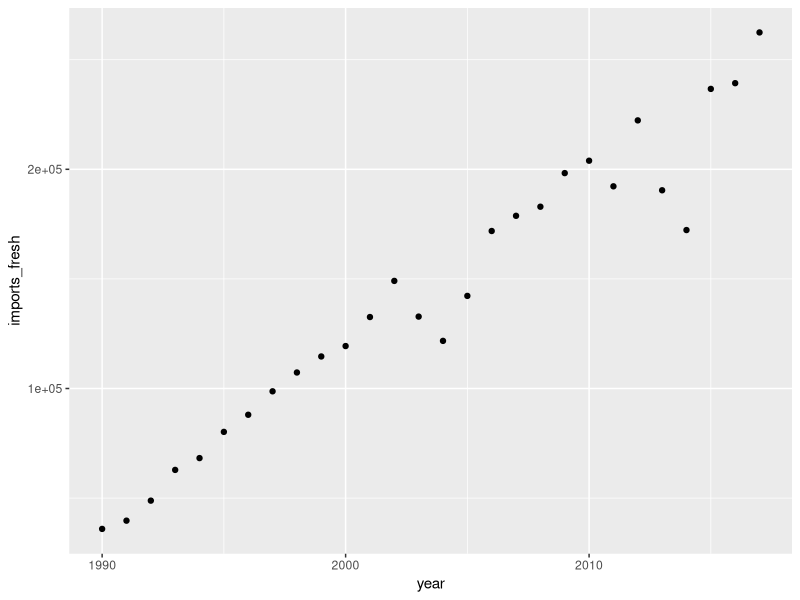
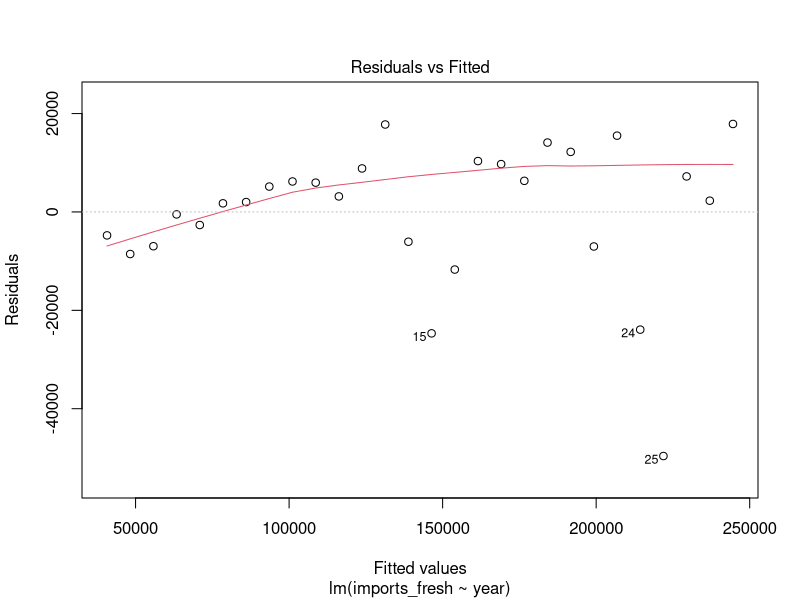
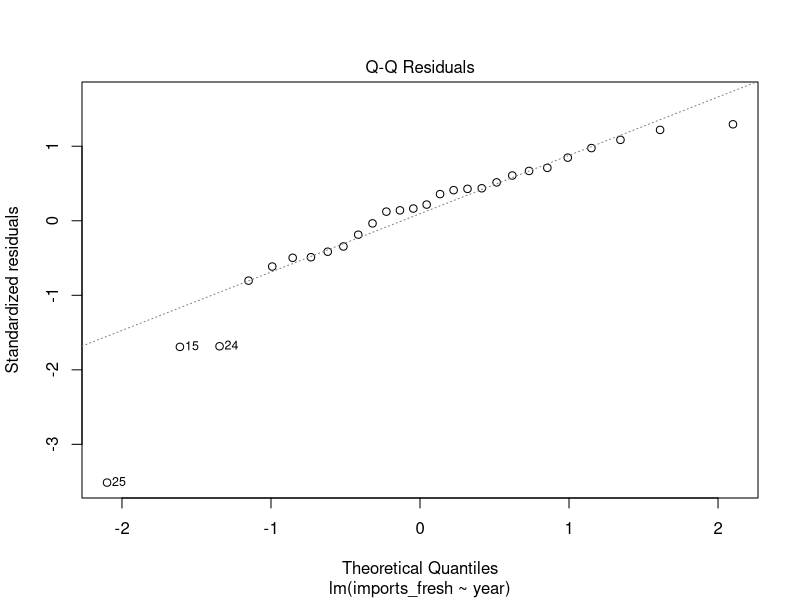
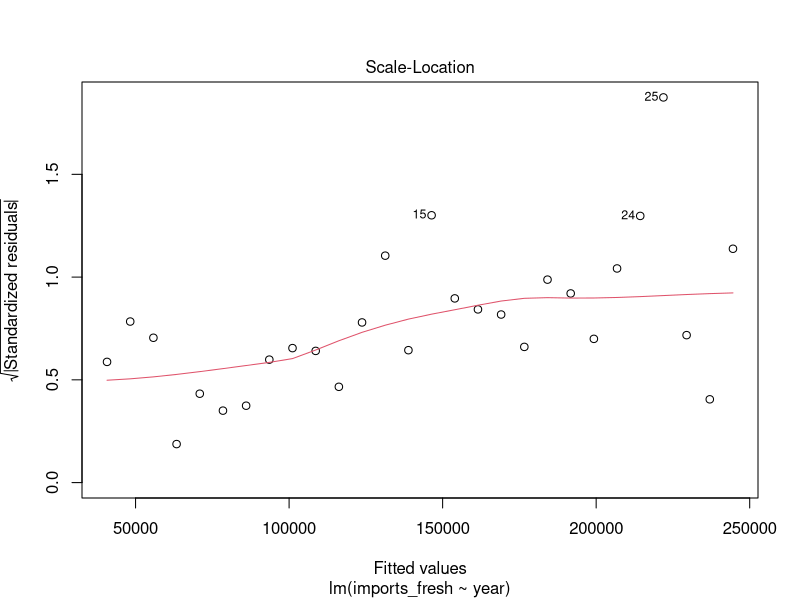
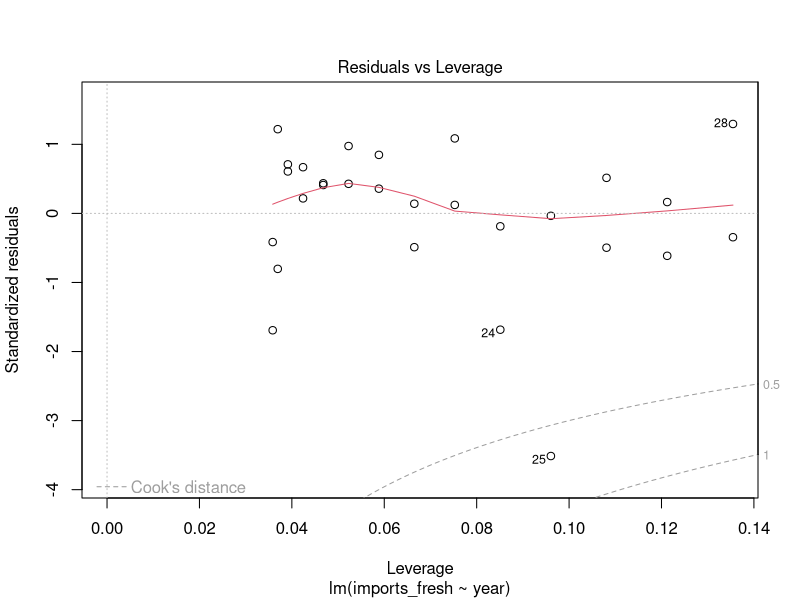
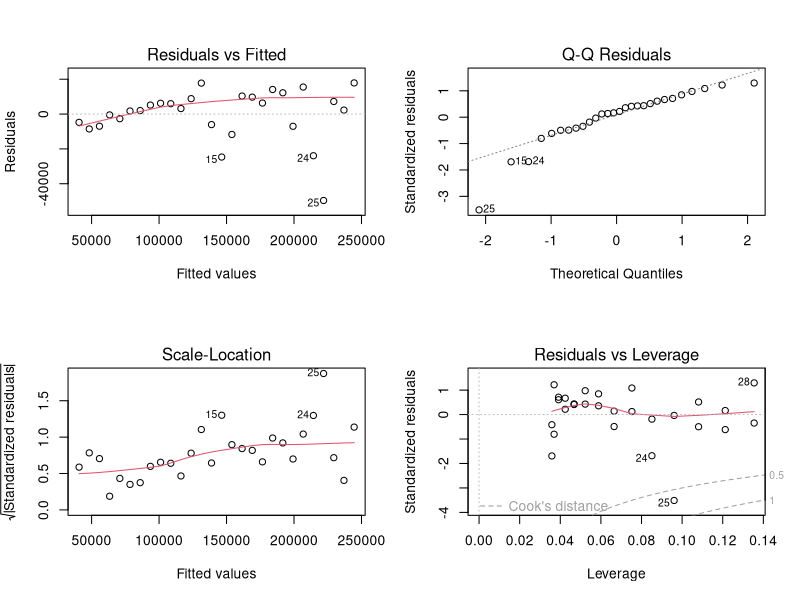
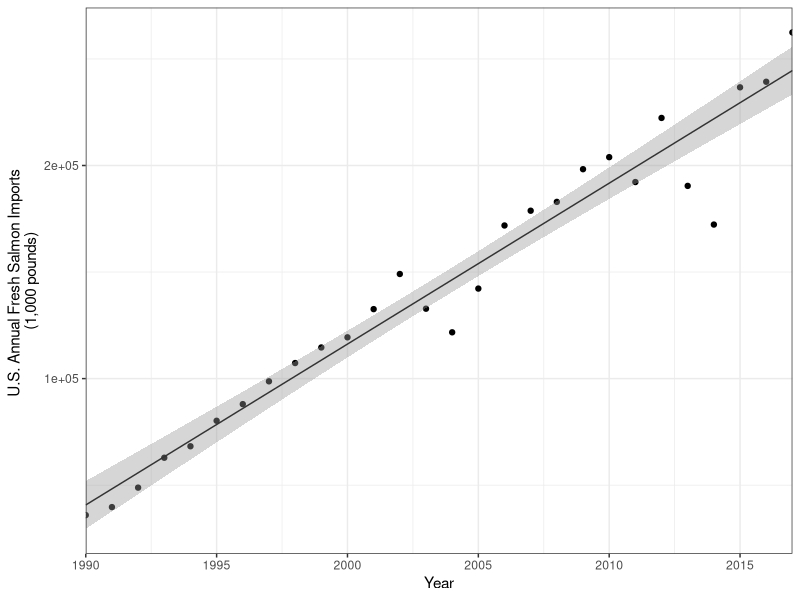

Generate these figures, in order, with R: (Note: this script raises an error after producing the figures.)
## ---- chunk 1
knitr::opts_chunk$set(echo = TRUE)

library(tidyverse)

salmon_simple <- read_csv("salmon_simple_mb.csv")

salmon_simple

## ---- chunk 2
salmon_scatter <- ggplot(salmon_simple, aes(x = year, y = imports_fresh))+
  geom_point()

salmon_scatter

#Overall, the data looks linear. Towards the end of the series there is some variation that is somewhat concerning, but for all intensive purposes it appears linear
## ---- chunk 3

salmon_model <- lm(imports_fresh ~ year, data = salmon_simple)
salmon_model
summary(salmon_model)

#equation: imports(tons) = -1498000 + 7550(Year)
#The slope means that salmon imports increase 7550 tons per year in our model. The Y intercept shows what the imports would be if we used this model to trace all th way back to year zero. It is concerning because that is extrapolating present day data to a time when this data did not exist to build a model. 


## ---- chunk 4
plot(salmon_model)

#based on the qq plot, these residuals do appear normally distributed, there are 2 or three outliers. the residuals vs fitted graph suggests a vague pattern over time, but not enough to be conerning. 

#to view all four diagnostic plots at once and see them in the knitted document: 
par(mfrow = c(2,2))
plot(salmon_model)

## ---- chunk 5
#Does year significantly predict salmon imports? Yes, the p-value for the model fit is small
#What does the R 2 value mean? 95% of the variance in imports can be attributed to year
#Proportion not explained by year: 5%

## ---- chunk 6

salmon_final_graph <- ggplot(salmon_simple, aes(x = year, y = imports_fresh)) +
  geom_point()+
  geom_smooth(method = lm, se = TRUE, size = 0.5, color = "gray20") +
  theme_bw() +
  scale_x_continuous(expand = c(0,0), limits = c(1990, 2017)) +
  labs(x = "Year", y = "U.S. Annual Fresh Salmon Imports \n(1,000 pounds)")

salmon_final_graph


## ---- chunk 7
#create a new df with years you want to predict
new_years <- salmon_simple(year = c(2022,2024,2026,2028))
new_years

#feed that into the model 
future_predict <- predict(salmon_model, newdata = new_years, interval = "confidence")
future_predict

#bind outcomes with new_years df to create a useful table 
predictions <- data.frame(new_years, future_predict)
predictions
## ---- chunk 8
#if you are trying to explore the correlation between variable 1 and variable 2, use: 


